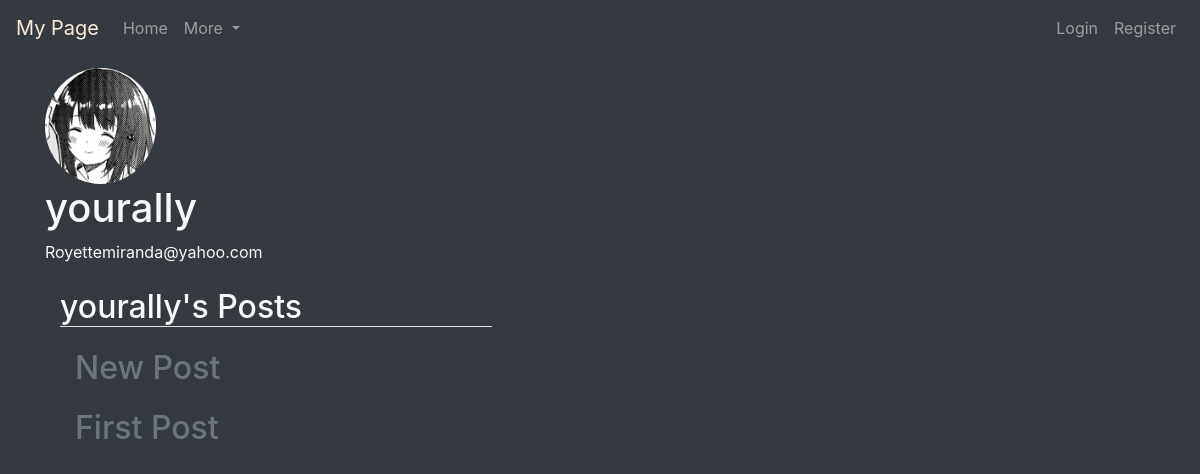
/user/1/, run on an earlier commit of the app's database.
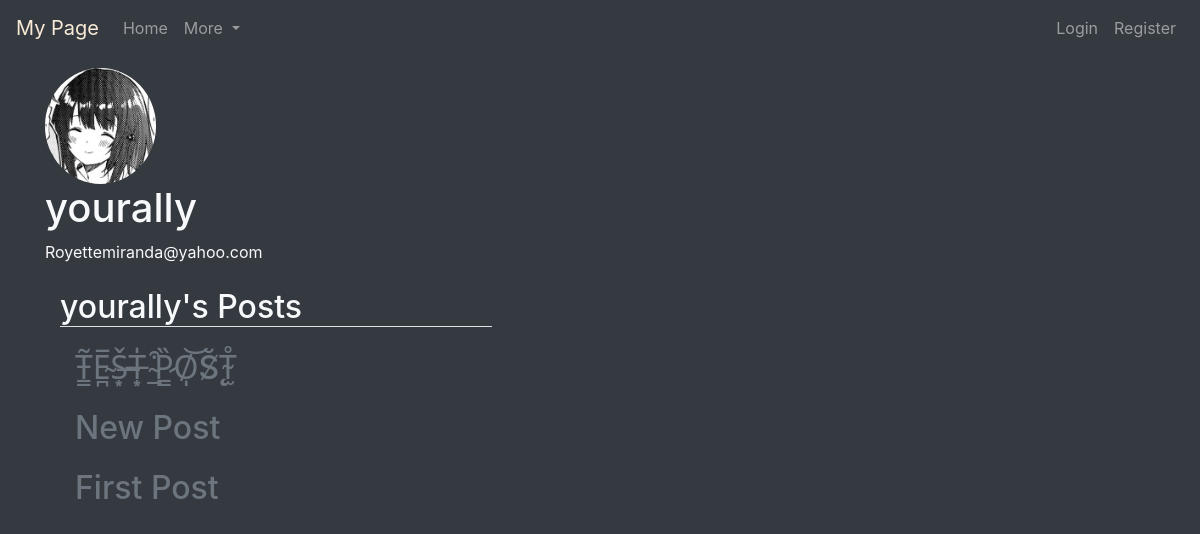
And on a later commit of the database.
### MyPage/models.py (models this page shows, shortened)
class Post(models.Model):
    author = models.ForeignKey(
        User, on_delete=models.CASCADE, related_name="written_posts")
    time_posted = models.DateTimeField(default=timezone.now)
    title = models.CharField(max_length=64, default='No Title')
    content = models.TextField()

### MyPage/views.py (the view)
# urls.py: path('user/<int:user_id>/', my_views.user, name='my-user'),
def user(request, user_id):
    target = User.objects.get(pk=user_id)
    posts = Post.objects.filter(author=target).order_by('-time_posted')
    page = request.GET.get('page', 1)
    paginator = Paginator(posts, 5)
    try:
        user_posts = paginator.page(page)
    except PageNotAnInteger:
        user_posts = paginator.page(1)
    except EmptyPage:
        user_posts = paginator.page(paginator.num_pages)
    context = {
        'page_title': "My Profile",
        'target': target,
        'posts': user_posts
    }
    return render(request, 'MyPage/profile.html', context)

### MyPage/templates/MyPage/profile.html (shortened to what this page needs)
{% extends 'MyPage/base.html' %}
{% block content %}
    <img src='{{ target.profile.image.url }}' style='width:10%;' alt="No Profile Picture Set" class="rounded-circle">
    <h1>
    {{ target.username }}
    </h1>
    {{ target.email }}
    <div class="container">
        <h2 class="border-bottom bottom-line">{{ target.username }}'s Posts</h2>
        {% for post in posts %}
            <div class="container" style="margin-bottom: 2%;">
                    <h2 title="{{ post.time_posted }}">
                        <a href="{% url 'my-post' post.id %}" class="text-secondary">
                            {{ post.title }}
                        </a>
                    </h2>
                </div>
        {% endfor %}
    </div>
{% endblock %}

What changed in the data, as far as the page shows it:
added Post: title "T̵̳͂E̴̪̅Š̶͙T̶͙̍ ̴̲͒P̷̳̏O̸̩͝S̸̨̆T̴̫̊"
